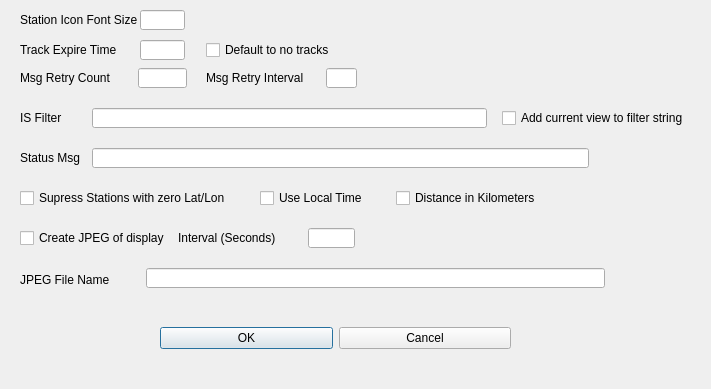
<?xml version="1.0" encoding="UTF-8"?>
<ui version="4.0">
 <class>configDialog</class>
 <widget class="QDialog" name="configDialog">
  <property name="geometry">
   <rect>
    <x>0</x>
    <y>0</y>
    <width>711</width>
    <height>389</height>
   </rect>
  </property>
  <property name="windowTitle">
   <string>BPQAPRS Basic Setup</string>
  </property>
  <widget class="QWidget" name="layoutWidget">
   <property name="geometry">
    <rect>
     <x>160</x>
     <y>322</y>
     <width>351</width>
     <height>33</height>
    </rect>
   </property>
   <layout class="QHBoxLayout">
    <property name="spacing">
     <number>6</number>
    </property>
    <property name="leftMargin">
     <number>0</number>
    </property>
    <property name="topMargin">
     <number>0</number>
    </property>
    <property name="rightMargin">
     <number>0</number>
    </property>
    <property name="bottomMargin">
     <number>0</number>
    </property>
    <item>
     <widget class="QPushButton" name="okButton">
      <property name="text">
       <string>OK</string>
      </property>
     </widget>
    </item>
    <item>
     <widget class="QPushButton" name="cancelButton">
      <property name="text">
       <string>Cancel</string>
      </property>
     </widget>
    </item>
   </layout>
  </widget>
  <widget class="QLineEdit" name="trackExpireTime">
   <property name="geometry">
    <rect>
     <x>140</x>
     <y>40</y>
     <width>45</width>
     <height>20</height>
    </rect>
   </property>
  </widget>
  <widget class="QLineEdit" name="retryCount">
   <property name="geometry">
    <rect>
     <x>138</x>
     <y>68</y>
     <width>49</width>
     <height>20</height>
    </rect>
   </property>
  </widget>
  <widget class="QLineEdit" name="retryInterval">
   <property name="geometry">
    <rect>
     <x>326</x>
     <y>68</y>
     <width>31</width>
     <height>20</height>
    </rect>
   </property>
  </widget>
  <widget class="QLineEdit" name="ISFIlter">
   <property name="geometry">
    <rect>
     <x>92</x>
     <y>108</y>
     <width>395</width>
     <height>20</height>
    </rect>
   </property>
  </widget>
  <widget class="QLineEdit" name="JPEGInterval">
   <property name="geometry">
    <rect>
     <x>308</x>
     <y>228</y>
     <width>47</width>
     <height>20</height>
    </rect>
   </property>
  </widget>
  <widget class="QLineEdit" name="JPEGFileName">
   <property name="geometry">
    <rect>
     <x>146</x>
     <y>268</y>
     <width>459</width>
     <height>20</height>
    </rect>
   </property>
  </widget>
  <widget class="QCheckBox" name="noTracks">
   <property name="geometry">
    <rect>
     <x>206</x>
     <y>40</y>
     <width>147</width>
     <height>20</height>
    </rect>
   </property>
   <property name="text">
    <string>Default to no tracks</string>
   </property>
  </widget>
  <widget class="QCheckBox" name="addCurrentView">
   <property name="geometry">
    <rect>
     <x>502</x>
     <y>108</y>
     <width>205</width>
     <height>20</height>
    </rect>
   </property>
   <property name="text">
    <string>Add current view to filter string</string>
   </property>
  </widget>
  <widget class="QLabel" name="label">
   <property name="geometry">
    <rect>
     <x>20</x>
     <y>40</y>
     <width>113</width>
     <height>20</height>
    </rect>
   </property>
   <property name="text">
    <string>Track Expire Time</string>
   </property>
  </widget>
  <widget class="QLabel" name="label_2">
   <property name="geometry">
    <rect>
     <x>20</x>
     <y>68</y>
     <width>109</width>
     <height>20</height>
    </rect>
   </property>
   <property name="text">
    <string>Msg Retry Count</string>
   </property>
  </widget>
  <widget class="QLabel" name="label_3">
   <property name="geometry">
    <rect>
     <x>206</x>
     <y>68</y>
     <width>117</width>
     <height>20</height>
    </rect>
   </property>
   <property name="text">
    <string>Msg Retry Interval</string>
   </property>
  </widget>
  <widget class="QLabel" name="label_4">
   <property name="geometry">
    <rect>
     <x>20</x>
     <y>108</y>
     <width>47</width>
     <height>20</height>
    </rect>
   </property>
   <property name="text">
    <string>IS Filter</string>
   </property>
  </widget>
  <widget class="QLabel" name="label_5">
   <property name="geometry">
    <rect>
     <x>20</x>
     <y>148</y>
     <width>79</width>
     <height>20</height>
    </rect>
   </property>
   <property name="text">
    <string>Status Msg</string>
   </property>
  </widget>
  <widget class="QLabel" name="label_10">
   <property name="geometry">
    <rect>
     <x>178</x>
     <y>228</y>
     <width>101</width>
     <height>20</height>
    </rect>
   </property>
   <property name="text">
    <string>Interval (Seconds)</string>
   </property>
  </widget>
  <widget class="QLabel" name="label_11">
   <property name="geometry">
    <rect>
     <x>20</x>
     <y>270</y>
     <width>109</width>
     <height>20</height>
    </rect>
   </property>
   <property name="text">
    <string>JPEG File Name</string>
   </property>
  </widget>
  <widget class="QLineEdit" name="statusMsg">
   <property name="geometry">
    <rect>
     <x>92</x>
     <y>148</y>
     <width>497</width>
     <height>20</height>
    </rect>
   </property>
  </widget>
  <widget class="QCheckBox" name="suppressNoPosn">
   <property name="geometry">
    <rect>
     <x>20</x>
     <y>188</y>
     <width>237</width>
     <height>20</height>
    </rect>
   </property>
   <property name="text">
    <string>Supress Stations with zero Lat/Lon</string>
   </property>
  </widget>
  <widget class="QCheckBox" name="useLocalTime">
   <property name="geometry">
    <rect>
     <x>260</x>
     <y>188</y>
     <width>125</width>
     <height>20</height>
    </rect>
   </property>
   <property name="text">
    <string>Use Local Time</string>
   </property>
  </widget>
  <widget class="QCheckBox" name="distKM">
   <property name="geometry">
    <rect>
     <x>396</x>
     <y>188</y>
     <width>169</width>
     <height>20</height>
    </rect>
   </property>
   <property name="text">
    <string>Distance in Kilometers</string>
   </property>
  </widget>
  <widget class="QCheckBox" name="createJPEG">
   <property name="geometry">
    <rect>
     <x>20</x>
     <y>228</y>
     <width>159</width>
     <height>20</height>
    </rect>
   </property>
   <property name="text">
    <string>Create JPEG of display</string>
   </property>
  </widget>
  <widget class="QLabel" name="label_6">
   <property name="geometry">
    <rect>
     <x>20</x>
     <y>10</y>
     <width>123</width>
     <height>20</height>
    </rect>
   </property>
   <property name="text">
    <string>Station Icon Font Size</string>
   </property>
  </widget>
  <widget class="QLineEdit" name="icomFortSize">
   <property name="geometry">
    <rect>
     <x>140</x>
     <y>10</y>
     <width>45</width>
     <height>20</height>
    </rect>
   </property>
  </widget>
 </widget>
 <resources/>
 <connections>
  <connection>
   <sender>okButton</sender>
   <signal>clicked()</signal>
   <receiver>configDialog</receiver>
   <slot>accept()</slot>
   <hints>
    <hint type="sourcelabel">
     <x>278</x>
     <y>253</y>
    </hint>
    <hint type="destinationlabel">
     <x>96</x>
     <y>254</y>
    </hint>
   </hints>
  </connection>
  <connection>
   <sender>cancelButton</sender>
   <signal>clicked()</signal>
   <receiver>configDialog</receiver>
   <slot>reject()</slot>
   <hints>
    <hint type="sourcelabel">
     <x>369</x>
     <y>253</y>
    </hint>
    <hint type="destinationlabel">
     <x>179</x>
     <y>282</y>
    </hint>
   </hints>
  </connection>
 </connections>
</ui>
